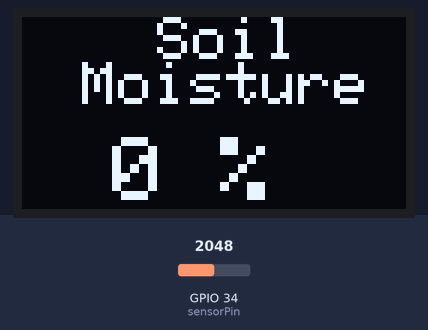
Recording of a sketch running on a simulated ESP32. On the bench: 128×64 one-colour display. The inputs (shaded band) are chosen by the test bench; at power-on: GPIO 34 (sensorPin) = 2048. WiFi joins after 1.5 s; servers stay silent unless stated; no MQTT or app messages arrive unless stated; what the sketch prints to the serial monitor is not drawn.

Above: at 2.7 s.
2.8 s: GPIO 34 (sensorPin) set to 829
5.2 s: GPIO 34 (sensorPin) set to 735
Timing chart, 0 to 5.3 s (numbered marks = the images above; inputs shaded):
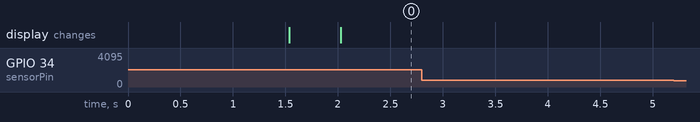

The sketch:

firmwareNandurBaru.ino
```cpp
#include <SPI.h>
#include <Wire.h>
#include <WiFi.h>
#include <PubSubClient.h>
#include <Adafruit_GFX.h>
#include <Adafruit_SSD1306.h>
#include <ArduinoJson.h>
#include <WiFiManager.h>

#define SCREEN_WIDTH 128 // OLED display width, in pixels
#define SCREEN_HEIGHT 64 // OLED display height, in pixels
#define OLED_RESET -1 // Reset pin # (or -1 if sharing Arduino reset pin)
Adafruit_SSD1306 display(SCREEN_WIDTH, SCREEN_HEIGHT, &Wire, OLED_RESET);

const char *mqtt_broker = "broker.emqx.io";
const char *topic = "project-nandur-sub/1";
const char *mqtt_username = "emqx";
const char *mqtt_password = "public";
const int mqtt_port = 1883;

WiFiClient espClient;
PubSubClient client(espClient);
unsigned long lastMsg = 0;

StaticJsonDocument<100> doc;

const int airValue = 790; // template internet
const int waterValue = 390; //template internet
const int sensorPin = 34;
float smv = 0;
float smp = 0;
bool res;

void callback(char *topic, byte *payload, unsigned int length) {
  Serial.print("Message arrived in topic: ");
  Serial.println(topic);
  Serial.print("Message:");
  for (int i = 0; i < length; i++) {
    Serial.print((char) payload[i]);
  }
  Serial.println();
  Serial.println("-----------------------");
}

void setup() {
  // put your setup code here, to run once:
  WiFi.mode(WIFI_STA);
  Serial.begin(115200);
  WiFiManager wm;
  wm.resetSettings();
  res = wm.autoConnect("AutoConnectAP", "password");

  if (!res) {
    Serial.println("Failed to connect");
  } else {
    Serial.println("Connected!");
  }

  display.begin(SSD1306_SWITCHCAPVCC, 0x3C);
  display.clearDisplay();

  Serial.println("Connected to the Wi-Fi Network");
  client.setServer(mqtt_broker, mqtt_port);
  client.setCallback(callback);
  while (!client.connected()) {
    String client_id = "esp32-client-";
    client_id += String(WiFi.macAddress());
    Serial.printf("The client %s connects to the public MQTT broker\n", client_id.c_str());
    if (client.connect(client_id.c_str(), mqtt_username, mqtt_password)) {
      Serial.println("Public MQTT Broker connected");
    } else {
      Serial.print("failed with state");
      Serial.print(client.state());
      delay(200);
    }
  }

}

void loop() {
  client.loop();
  // put your main code here, to run repeatedly:
  smv = analogRead(sensorPin);
  Serial.println(smv);
  smp = map(smv, airValue, waterValue, 0, 100);
  unsigned long now = millis();
  char jsonString[100];

  if (now - lastMsg > 2000) {
    lastMsg = now;

    if(smp > 100) {
      Serial.println("100 %");

      doc["moisture"] = smv;
      serializeJson(doc, jsonString);
      client.publish(topic, jsonString);
      Serial.println("Data Published: ");
      Serial.println(jsonString);

      display.setCursor(45,0);  //oled display
      display.setTextSize(2);
      display.setTextColor(WHITE);
      display.println("Soil");
      display.setCursor(20,15);
      display.setTextSize(2);
      display.setTextColor(WHITE);
      display.println("Moisture");

      display.setCursor(30,40);  //oled display
      display.setTextSize(3);
      display.setTextColor(WHITE);
      display.println("100 %");
      display.display();

      delay(250);
      display.clearDisplay();
    } else if (smp < 0) {
      Serial.println("0 %");

      doc["moisture"] = smv;
      serializeJson(doc, jsonString);
      client.publish(topic, jsonString);
      Serial.println("Data Published: ");
      Serial.println(jsonString);

      display.setCursor(45,0);  //oled display
      display.setTextSize(2);
      display.setTextColor(WHITE);
      display.println("Soil");
      display.setCursor(20,15);
      display.setTextSize(2);
      display.setTextColor(WHITE);
      display.println("Moisture");

      display.setCursor(30,40);  //oled display
      display.setTextSize(3);
      display.setTextColor(WHITE);
      display.println("0 %");
      display.display();

      delay(250);
      display.clearDisplay();
    } else if (smp >=0 && smp <= 100) {
      Serial.print(smp);
      Serial.println("%");

      doc["moisture"] = smv;
      serializeJson(doc, jsonString);
      client.publish(topic, jsonString);
      Serial.println("Data Published: ");
      Serial.println(jsonString);

      display.setCursor(45,0);  //oled display
      display.setTextSize(2);
      display.setTextColor(WHITE);
      display.println("Soil");
      display.setCursor(20,15);
      display.setTextSize(2);
      display.setTextColor(WHITE);
      display.println("Moisture");

      display.setCursor(30,40);  //oled display
      display.setTextSize(3);
      display.setTextColor(WHITE);
      display.println(smp);
      display.setCursor(70,40);
      display.setTextSize(3);
      display.println(" %");
      display.display();

      delay(250);
      display.clearDisplay();
    }
  }
}
```
